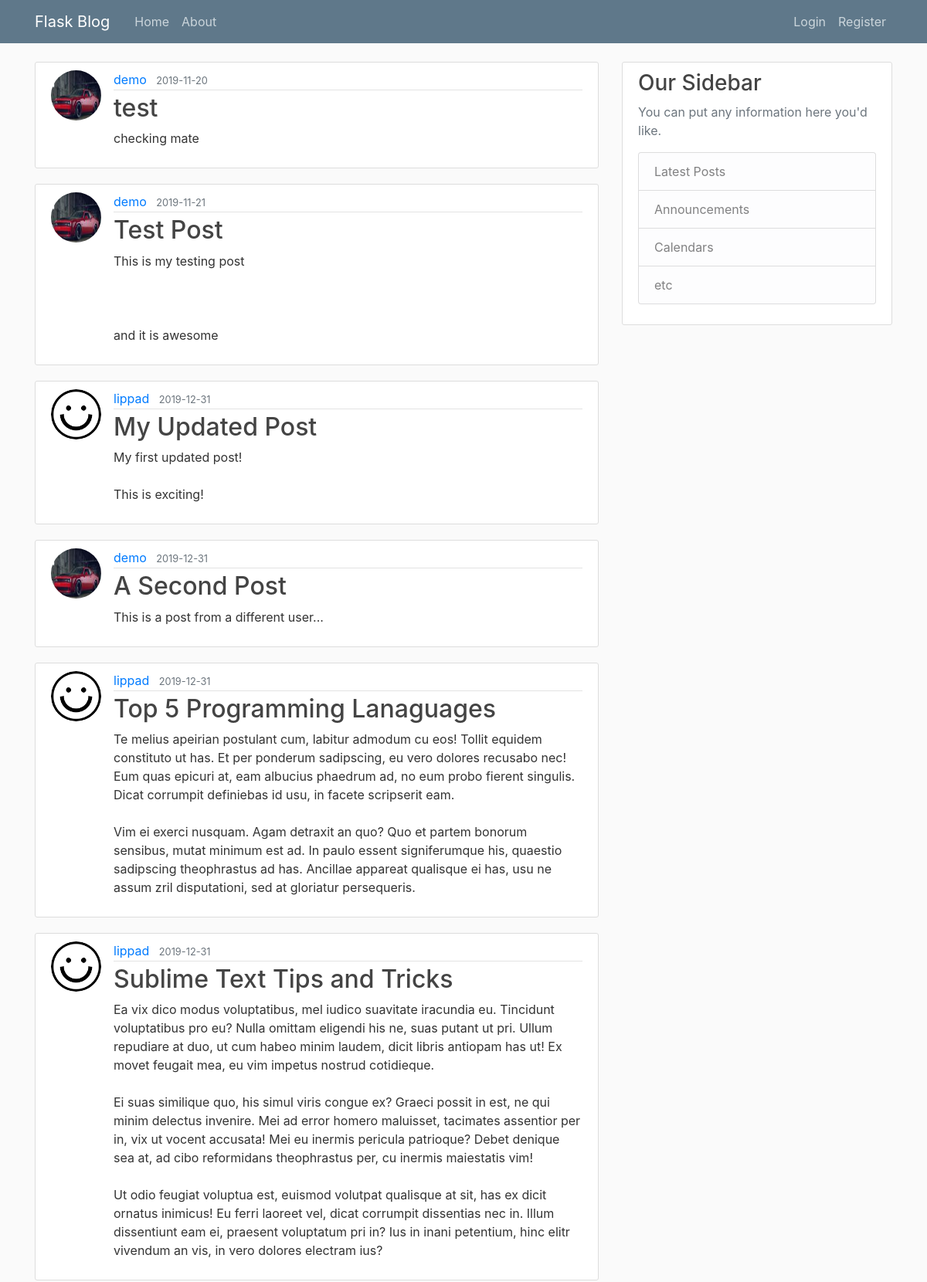
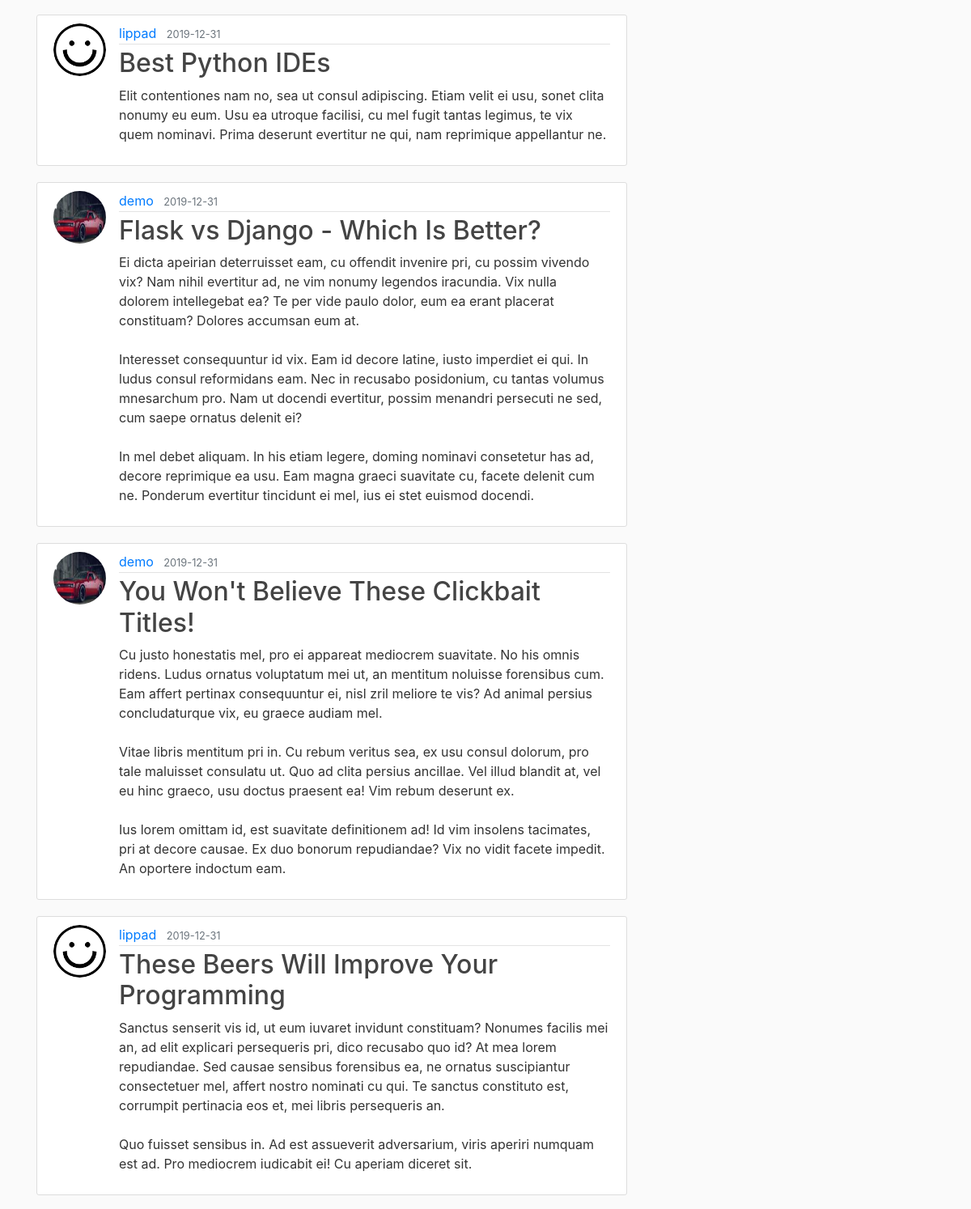
The page /home (upper part) on the database its author committed (2 pictures, top to bottom).
### flask_blog/models.py (models this page shows, shortened)
class Post(db.Model):
	id = db.Column(db.Integer, primary_key=True)
	title = db.Column(db.String(100), nullable=False)
	date_posted = db.Column(db.DateTime, nullable=False, default=datetime.utcnow)
	content = db.Column(db.Text, nullable=False)
	user_id = db.Column(db.Integer, db.ForeignKey('user.id'), nullable=False)

class User(db.Model, UserMixin):
	id = db.Column(db.Integer, primary_key=True)
	username = db.Column(db.String(20), unique=True, nullable=False)
	email = db.Column(db.String(120), unique=True, nullable=False)
	image_file = db.Column(db.String(20), nullable=False, default='default.jpg')
	password = db.Column(db.String(60), nullable=False)
	posts = db.relationship('Post', backref='author', lazy=True)

### flask_blog/routes.py (the view)
@app.route('/')
@app.route('/home')
def home():
	posts = Post.query.all()
	return render_template('index.html', posts=posts)

### flask_blog/templates/index.html
{% extends 'layout.html' %}
{% block content %}
	{% for post in posts %}
		<article class="media content-section">
		  <img class='rounded-circle article-img' src="{{ url_for('static', filename='profile_pics/' + post.author.image_file) }}">
		  <div class="media-body">
		    <div class="article-metadata">
		      <a class="mr-2" href="{{ url_for('account') }}">{{ post.author.username }}</a>
		      <small class="text-muted">{{ post.date_posted.strftime('%Y-%m-%d') }}</small>
		    </div>
		    <h2><a class="article-title" href="{{ url_for('post', post_id=post.id) }}">{{ post.title }}</a></h2>
		    <p class="article-content">{{ post.content }}</p>
		  </div>
		</article>
	{% endfor %}
{% endblock %}

### flask_blog/templates/layout.html (shortened to what this page needs)
<!DOCTYPE html>
<html>
<head>
	<link rel="stylesheet" href="https://stackpath.bootstrapcdn.com/bootstrap/4.3.1/css/bootstrap.min.css">
	<link rel="stylesheet" type='text/css' href="{{ url_for('static', filename='main.css') }}">
</head>
<body>
	<header class="site-header">
	  <nav class="navbar navbar-expand-md navbar-dark bg-steel fixed-top">
	    <div class="container">
	      <a class="navbar-brand mr-4" href="/">Flask Blog</a>
	      <div class="collapse navbar-collapse" id="navbarToggle">
	        <div class="navbar-nav mr-auto">
	          <a class="nav-item nav-link" href="{{ url_for('home') }}">Home</a>
	          <a class="nav-item nav-link" href="{{ url_for('about') }}">About</a>
	        </div>
	        <div class="navbar-nav">
	        	{% if current_user.is_authenticated %}
	        		<a class="nav-item nav-link" href="{{ url_for('new_post') }}">New Post</a>
	        		<a class="nav-item nav-link" href="{{ url_for('account') }}">Account</a>
	        		<a class="nav-item nav-link" href="{{ url_for('logout') }}">Logout</a>
	        	{% else %}
		          	<a class="nav-item nav-link" href="{{ url_for('login') }}">Login</a>
		          	<a class="nav-item nav-link" href="{{ url_for('register') }}">Register</a>
		        {% endif %}
	        </div>
	      </div>
	    </div>
	  </nav>
	</header>
	<main role="main" class="container">
	  <div class="row">
	    <div class="col-md-8">
	      	{% block content %}{% endblock %}
	    </div>
	    <div class="col-md-4">
	      <div class="content-section">
	        <h3>Our Sidebar</h3>
	        <p class='text-muted'>You can put any information here you'd like.
	          <ul class="list-group">
	            <li class="list-group-item list-group-item-light">Latest Posts</li>
	            <li class="list-group-item list-group-item-light">Announcements</li>
	            <li class="list-group-item list-group-item-light">Calendars</li>
	            <li class="list-group-item list-group-item-light">etc</li>
	          </ul>
	        </p>
	      </div>
	    </div>
	  </div>
	</main>
</body>
</html>

### flask_blog/static/main.css (style rules this page uses)
body { background: #fafafa; color: #333333; margin-top: 5rem; }
h1, h2, h3, h4, h5, h6 { color: #444444; }
.bg-steel { background-color: #5f788a; }
.site-header .navbar-nav .nav-link { color: #cbd5db; }
.content-section { background: #ffffff; padding: 10px 20px; border: 1px solid #dddddd; border-radius: 3px; margin-bottom: 20px; }
.article-title { color: #444444; }
.article-content { white-space: pre-line; }
.article-img { height: 65px; width: 65px; margin-right: 16px; }
.article-metadata { padding-bottom: 1px; margin-bottom: 4px; border-bottom: 1px solid #e3e3e3 }

### rows shown on the page
Post: image_file (picture), author.username "demo", date_posted "2019-11-20", title "test", content "checking mate"
Post: image_file (picture), author.username "demo", date_posted "2019-11-21", title "Test Post", content "This is my testing post and it is awesome"
Post: image_file (placeholder picture), author.username "lippad", date_posted "2019-12-31", title "My Updated Post", content "My first updated post! This is exciting!"
Post: image_file (picture), author.username "demo", date_posted "2019-12-31", title "A Second Post", content "This is a post from a different user..."
Post: image_file (placeholder picture), author.username "lippad", date_posted "2019-12-31", title "Top 5 Programming Lanaguages", content "Te melius apeirian postulant cum, labitur admodum cu eos! Tollit equidem constituto ut has. Et per ponderum sadipscing, eu vero dolores recusabo nec! Eum quas epicuri at, eam albucius phaedrum ad, no eum probo fierent singulis. Dicat corrumpit definiebas id usu, in facete scripserit eam. Vim ei exerci nusquam. Agam detraxit an quo? Quo et partem bonorum sensibus, mutat minimum est ad. In paulo essent signiferumque his, quaestio sadipscing theophrastus ad has. Ancillae appareat qualisque ei has, usu ne assum zril disputationi, sed at gloriatur persequeris."
Post: image_file (placeholder picture), author.username "lippad", date_posted "2019-12-31", title "Sublime Text Tips and Tricks", content "Ea vix dico modus voluptatibus, mel iudico suavitate iracundia eu. Tincidunt voluptatibus pro eu? Nulla omittam eligendi his ne, suas putant ut pri. Ullum repudiare at duo, ut cum habeo minim laudem, dicit libris antiopam has ut! Ex movet feugait mea, eu vim impetus nostrud cotidieque. Ei suas similique quo, his simul viris congue ex? Graeci possit in est, ne qui minim delectus invenire. Mei ad error homero maluisset, tacimates assentior per in, vix ut vocent accusata! Mei eu inermis pericula patrioque? Debet denique sea at, ad cibo reformidans theophrastus per, cu inermis maiestatis vim! Ut odio feugiat voluptua est, euismod volutpat qualisque at sit, has ex dicit ornatus inimicus! Eu…"
Post: image_file (placeholder picture), author.username "lippad", date_posted "2019-12-31", title "Best Python IDEs", content "Elit contentiones nam no, sea ut consul adipiscing. Etiam velit ei usu, sonet clita nonumy eu eum. Usu ea utroque facilisi, cu mel fugit tantas legimus, te vix quem nominavi. Prima deserunt evertitur ne qui, nam reprimique appellantur ne."
Post: image_file (picture), author.username "demo", date_posted "2019-12-31", title "Flask vs Django - Which Is Better?", content "Ei dicta apeirian deterruisset eam, cu offendit invenire pri, cu possim vivendo vix? Nam nihil evertitur ad, ne vim nonumy legendos iracundia. Vix nulla dolorem intellegebat ea? Te per vide paulo dolor, eum ea erant placerat constituam? Dolores accumsan eum at. Interesset consequuntur id vix. Eam id decore latine, iusto imperdiet ei qui. In ludus consul reformidans eam. Nec in recusabo posidonium, cu tantas volumus mnesarchum pro. Nam ut docendi evertitur, possim menandri persecuti ne sed, cum saepe ornatus delenit ei? In mel debet aliquam. In his etiam legere, doming nominavi consetetur has ad, decore reprimique ea usu. Eam magna graeci suavitate cu, facete delenit cum ne. Ponderum…"
Post: image_file (picture), author.username "demo", date_posted "2019-12-31", title "You Won't Believe These Clickbait Titles!", content "Cu justo honestatis mel, pro ei appareat mediocrem suavitate. No his omnis ridens. Ludus ornatus voluptatum mei ut, an mentitum noluisse forensibus cum. Eam affert pertinax consequuntur ei, nisl zril meliore te vis? Ad animal persius concludaturque vix, eu graece audiam mel. Vitae libris mentitum pri in. Cu rebum veritus sea, ex usu consul dolorum, pro tale maluisset consulatu ut. Quo ad clita persius ancillae. Vel illud blandit at, vel eu hinc graeco, usu doctus praesent ea! Vim rebum deserunt ex. Ius lorem omittam id, est suavitate definitionem ad! Id vim insolens tacimates, pri at decore causae. Ex duo bonorum repudiandae? Vix no vidit facete impedit. An oportere indoctum eam."
Post: image_file (placeholder picture), author.username "lippad", date_posted "2019-12-31", title "These Beers Will Improve Your Programming", content "Sanctus senserit vis id, ut eum iuvaret invidunt constituam? Nonumes facilis mei an, ad elit explicari persequeris pri, dico recusabo quo id? At mea lorem repudiandae. Sed causae sensibus forensibus ea, ne ornatus suscipiantur consectetuer mel, affert nostro nominati cu qui. Te sanctus constituto est, corrumpit pertinacia eos et, mei libris persequeris an. Quo fuisset sensibus in. Ad est assueverit adversarium, viris aperiri numquam est ad. Pro mediocrem iudicabit ei! Cu aperiam diceret sit."
